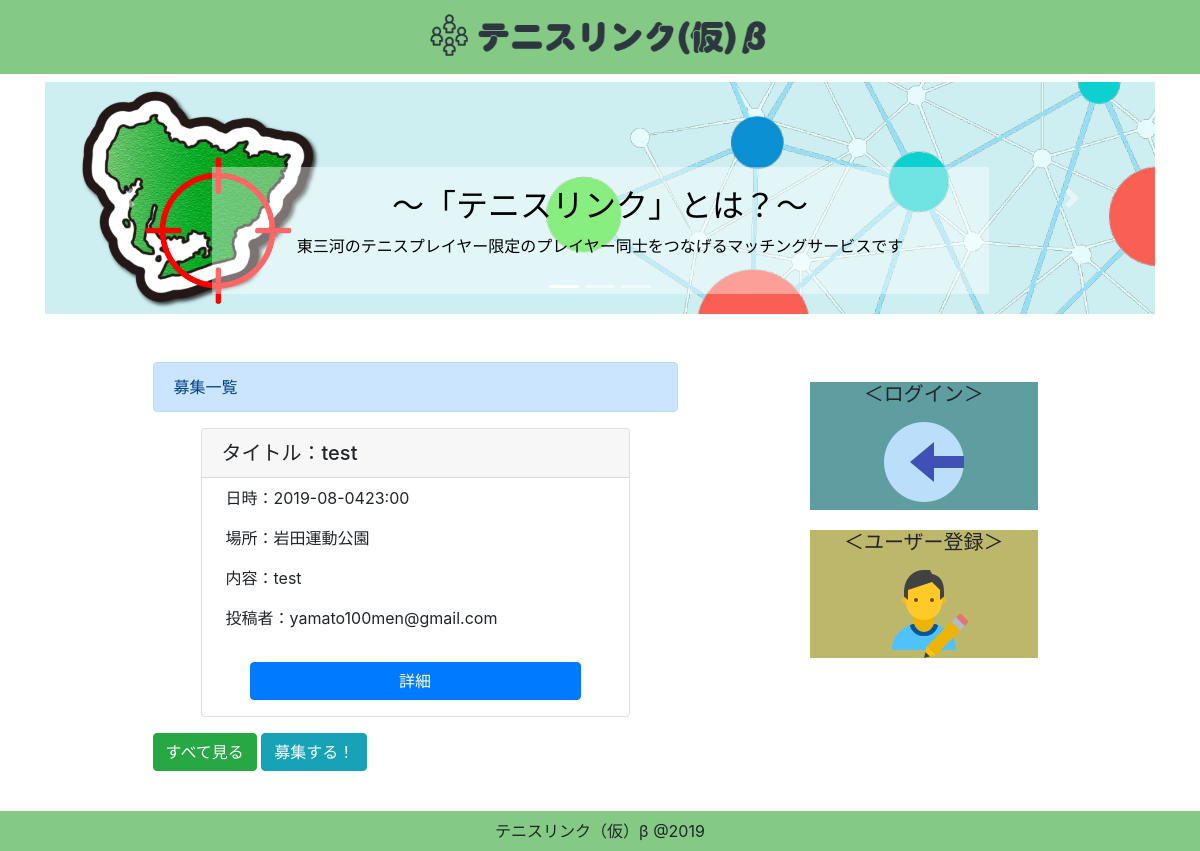
/, run on an earlier commit of the app's database.
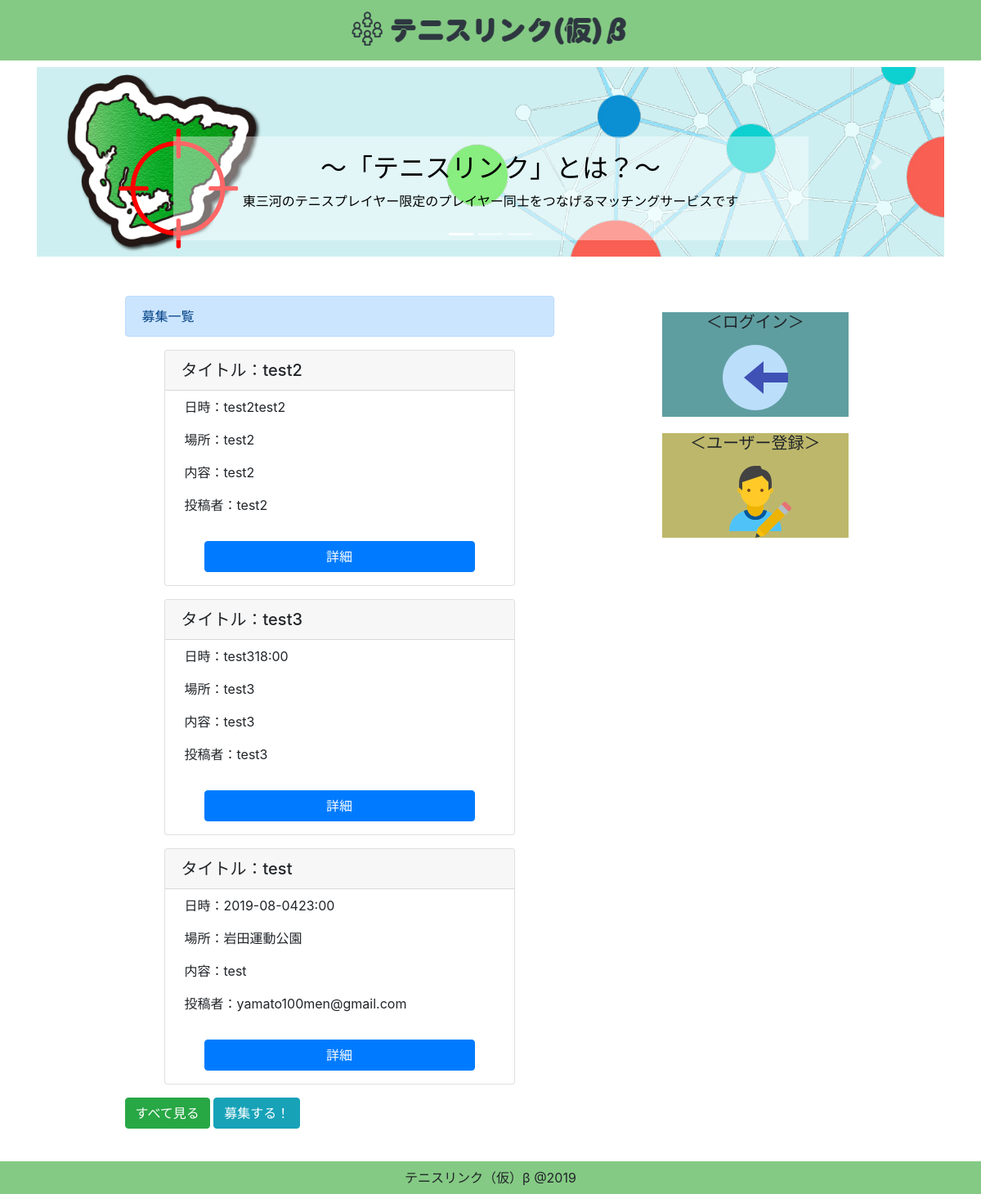
And on a later commit of the database.
### matchapp/models.py (models this page shows)
class TennisModel(models.Model):
    title = models.CharField(max_length=100)
    content = models.TextField()
    author = models.CharField(max_length=100)
    date = models.CharField(max_length=100, null=True)
    time = models.CharField(max_length=100, null=True)
    place = models.CharField(max_length=100, null=True)

### matchapp/views.py (the view)
# urls.py: path('', topfunc, name='top'),
def topfunc(request):
    object_list = TennisModel.objects.all()[:]
    object_new = list(reversed(object_list))[:3]   #モデルを最後に作った順にする
    return render(request, 'matchapp/top.html', {'object_list':object_new})

### matchapp/templates/matchapp/top.html (shortened to what this page needs)
{% extends 'matchapp/base.html' %}
{% load static %}
{% block header %}
<main>
        <div class="py-2">
          <div class="container">
            <div id="main_visual" class="carousel slide" data-ride="carousel">
              <ol class="carousel-indicators">
                <li data-target="#main_visual" data-slide-to="0" class="active"></li>
                <li data-target="#main_visual" data-slide-to="1"></li>
                <li data-target="#main_visual" data-slide-to="2"></li>
              </ol>
              <div class="carousel-inner">
                <div class="carousel-item active">
                  <img class="img-fluid" src="{% static 'header.png' %}" alt="地域密着型テニスマッチングサービス">
                  <div class="carousel-caption d-none d-md-block carousel-background">
                    <h2 class="carousel-color">～「テニスリンク」とは？～</h2>
                    <p class="carousel-color">東三河のテニスプレイヤー限定のプレイヤー同士をつなげるマッチングサービスです</p>
                  </div>
                </div>
              </div>
              <a class="carousel-control-prev" href="#main_visual" role="button" data-slide="prev">
                <span class="carousel-control-prev-icon" aria-hidden="true"></span>
              </a>
              <a class="carousel-control-next" href="#main_visual" role="button" data-slide="next">
                <span class="carousel-control-next-icon" aria-hidden="true"></span>
              </a>
            </div>
          </div>
        </div>
</main>
{% endblock header %}
{% block content %}
<div class="container py-4">
    <div class="row">
        <div class='col-md-6 offset-md-1'>
            <div class="alert alert-primary" role="alert">
                募集一覧
            </div>
                {% for item in object_list %}
                <div class="card mx-5 my-3">
                    <h5 class="card-header">タイトル：{{item.title}}</h5>
		    <p class="card-text mx-4 mt-2">日時：{{item.date}}{{item.time}}</p>
		    <p class="card-text mx-4">場所：{{item.place}}</p>
		    <p class="card-text mx-4">内容：{{item.content}}</p>
		    <p class="card-text mx-4">投稿者：{{item.author}}</p>
                    <a href="{% url 'detail' item.pk %}" class="btn btn-primary mx-5 my-3">詳細</a>
                </div>
                {% endfor %}
            <a class="btn btn-success" href="{% url 'list' %}" role="button">すべて見る</a>
            <a class="btn btn-info" href="{% url 'create' %}" role="button">募集する！</a>
        </div>
        <div class="col-md-3 offset-md-1">
            <div style="background-color: cadetblue; text-align:center; margin: 20px 10px;">
                <h5>＜ログイン＞</h5>
                <a href="{% url 'register:login' %}"><img src="{% static 'login.png' %}" alt="ログイン"></a>
            </div>
            <div style="background-color: darkkhaki; text-align:center; margin: 20px 10px;">
                <h5>＜ユーザー登録＞</h5>
                <a href="{% url 'register:user_create' %}"><img src="{% static 'register.png' %}" alt="ユーザー登録"></a>
            </div>
        </div>
    </div>
</div>
{% endblock content %}

What changed in the data, as far as the page shows it:
added TennisModel: title "test2", date "test2", time "test2", place "test2", content "test2", author "test2"
added TennisModel: title "test3", date "test3", time "18:00", place "test3", content "test3", author "test3"
